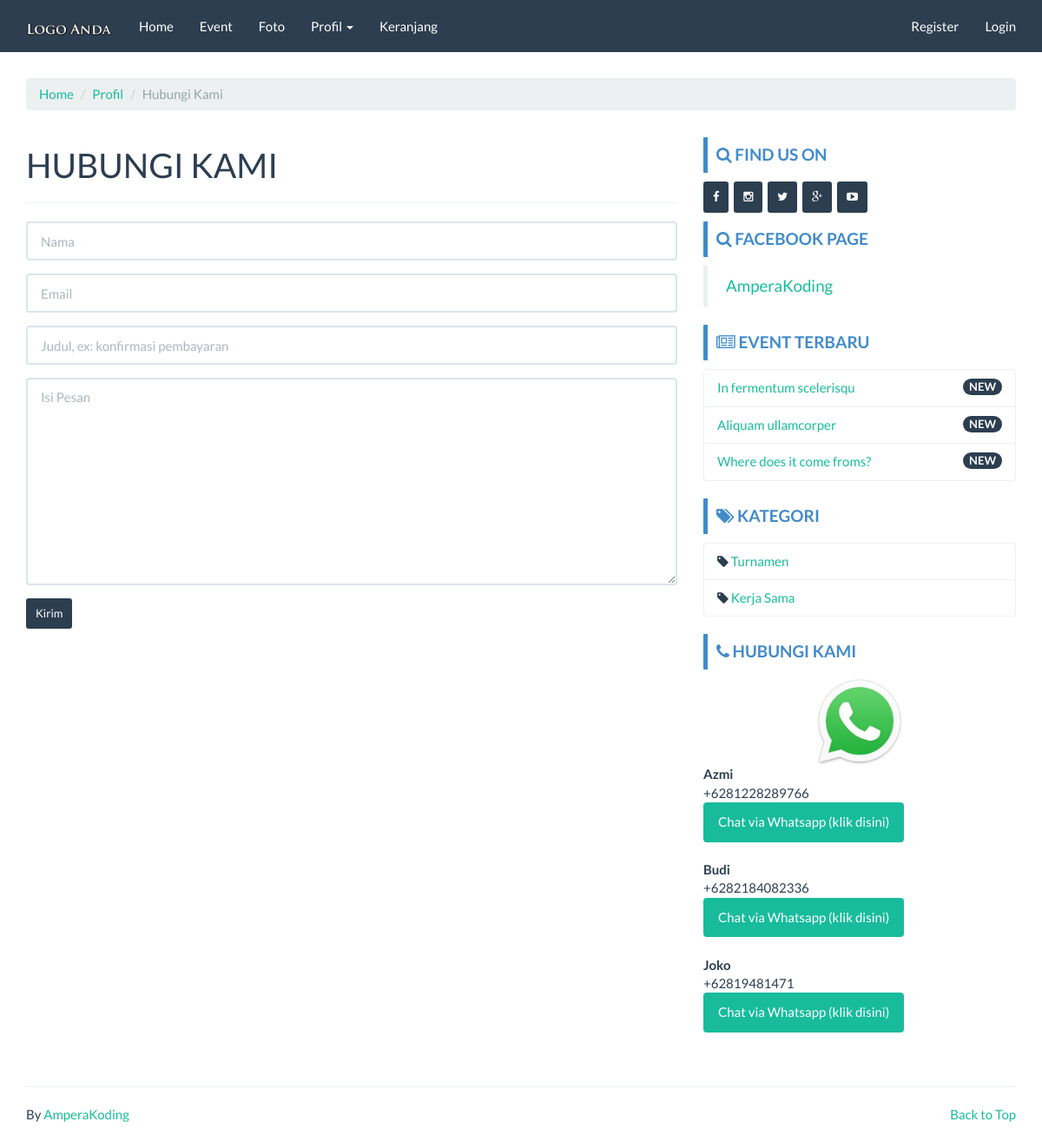
/index.php/page/contact, run on the app's committed database.
### tables this page shows
CREATE TABLE `company` (
  `id_company` int(11) NOT NULL,
  `company_name` varchar(100) NOT NULL,
  `company_desc` text NOT NULL,
  `company_address` text NOT NULL,
  `company_maps` text NOT NULL,
  `company_phone` char(30) NOT NULL,
  `company_phone2` char(30) NOT NULL,
  `company_fax` char(30) NOT NULL,
  `company_email` char(30) NOT NULL,
  `foto` text NOT NULL,
  `foto_type` char(10) NOT NULL,
  `created` datetime NOT NULL DEFAULT current_timestamp(),
  `modified` datetime DEFAULT NULL,
  `created_by` char(50) NOT NULL,
  `modified_by` char(50) NOT NULL
);

CREATE TABLE `event` (
  `id_event` int(11) NOT NULL,
  `nama_event` varchar(100) NOT NULL,
  `slug_event` varchar(100) DEFAULT NULL,
  `deskripsi` text DEFAULT NULL,
  `kategori` int(11) DEFAULT NULL,
  `foto` text DEFAULT NULL,
  `foto_type` char(10) DEFAULT NULL,
  `created_at` datetime NOT NULL DEFAULT current_timestamp(),
  `created_by` char(50) NOT NULL,
  `modified_at` datetime DEFAULT NULL ON UPDATE current_timestamp(),
  `modified_by` char(50) NOT NULL
);

CREATE TABLE `kategori` (
  `id_kategori` int(11) NOT NULL,
  `nama_kategori` varchar(20) NOT NULL,
  `slug_kat` varchar(20) NOT NULL,
  `created_by` char(50) NOT NULL,
  `created_at` datetime NOT NULL DEFAULT current_timestamp(),
  `modified_by` char(50) NOT NULL,
  `modified_at` datetime DEFAULT NULL ON UPDATE current_timestamp()
);

CREATE TABLE `kontak` (
  `id_kontak` int(11) NOT NULL,
  `nama_kontak` char(50) NOT NULL,
  `nohp` char(50) NOT NULL,
  `created_by` char(50) NOT NULL,
  `created_at` datetime NOT NULL DEFAULT current_timestamp(),
  `modified_by` char(50) NOT NULL,
  `modified_at` datetime DEFAULT NULL ON UPDATE current_timestamp()
);

### application/controllers/Page.php (called while the page is built, shortened)
<?php
class Page extends CI_Controller {
	function __construct()
  {
		$this->load->model('Company_model');
		$this->load->model('Event_model');
		$this->load->model('Foto_model');
		$this->load->model('Kategori_model');
		$this->load->model('Kontak_model');
		$this->data['company_data'] 	= $this->Company_model->get_by_company();
		$this->data['event_sidebar'] 			= $this->Event_model->get_all_sidebar();
		$this->data['kategori_sidebar'] 	= $this->Kategori_model->get_all();
		$this->data['kontak_sidebar'] 		= $this->Kontak_model->get_all();
		$this->data['kontak'] 				= $this->Kontak_model->get_all();
  }
	public function contact()
	{
		$this->data['title'] 							= 'Contact';
		$this->data['name'] = array(
      'name'  => 'name',
      'id'    => 'name',
      'class' => 'form-control',
			'placeholder'    => 'Nama',
      'value' => $this->form_validation->set_value('name'),
    );
		$this->data['email'] = array(
      'name'  => 'email',
      'id'    => 'email',
      'class' => 'form-control',
			'placeholder'    => 'Email',
      'value' => $this->form_validation->set_value('email'),
    );
		$this->data['subject'] = array(
      'name'  => 'subject',
      'id'    => 'subject',
      'class' => 'form-control',
			'placeholder'    => 'Judul, ex: konfirmasi pembayaran',
      'value' => $this->form_validation->set_value('subject'),
    );
		$this->data['message'] = array(
      'name'  => 'message',
      'id'    => 'message',
      'class' => 'form-control',
			'placeholder'    => 'Isi Pesan',
      'value' => $this->form_validation->set_value('message'),
    );
		$this->load->view('front/page/contact', $this->data);
	}
}

### index.php (called while the page is built, shortened)
<?php
require_once BASEPATH.'core/CodeIgniter.php';

### application/models/Company_model.php (called while the page is built, shortened)
<?php  if ( ! defined('BASEPATH')) exit('No direct script access allowed');
class Company_model extends CI_Model
{
  public $table = 'company';
  function get_by_company()
  {
    $this->db->where('id_company', '1');
    return $this->db->get($this->table)->row();
  }
}

### application/models/Event_model.php (called while the page is built, shortened)
<?php  if ( ! defined('BASEPATH')) exit('No direct script access allowed');
class Event_model extends CI_Model
{
  public $table = 'event';
  public $id    = 'id_event';
  public $order = 'DESC';
  function get_all_sidebar()
  {
    $this->db->limit(3);
    $this->db->order_by($this->id, $this->order);
    return $this->db->get($this->table)->result();
  }
}

### application/models/Kategori_model.php (called while the page is built, shortened)
<?php  if ( ! defined('BASEPATH')) exit('No direct script access allowed');
class Kategori_model extends CI_Model
{
  public $table = 'kategori';
  function get_all()
  {
    return $this->db->get($this->table)->result();
  }
}

### application/models/Kontak_model.php (called while the page is built, shortened)
<?php  if ( ! defined('BASEPATH')) exit('No direct script access allowed');
class Kontak_model extends CI_Model
{
  public $table = 'kontak';
  function get_all()
  {
    return $this->db->get($this->table)->result();
  }
}

### application/views/front/modul/mod_cs.php (the view)
<div class="bs-callout bs-callout-primary"><h4><i class="fa fa-phone"></i> Hubungi Kami</h4></div>
<ul class="list-group">
  <div align="center"><img src="<?php echo base_url('assets/images/wa.jpg') ?>" width="100px"></div>
  <?php foreach($kontak_sidebar as $kontak){?>
    <b><?php echo $kontak->nama_kontak ?></b><br>
    +<?php echo $kontak->nohp ?><br>
    <a href="https://api.whatsapp.com/send?phone=+<?php echo $kontak->nohp ?>&text=Hi%20Gan,%20Saya%20mau%20booking%20lapangan">
      <button class="btn btn-success" type="submit" name="button">Chat via Whatsapp (klik disini)</button>
    </a><br><br>
  <?php } ?>
</ul>

### application/views/front/navbar.php (shortened to what this page needs)
<nav class="navbar navbar-default navbar-fixed-top">
  <div class="container">
    <div class="navbar-header">
      <a class="navbar-brand" href="<?php echo base_url() ?>">
        <img src="<?php echo base_url('assets/images/company/').$company_data->foto.$company_data->foto_type ?>" alt="<?php echo $company_data->company_name ?>" width="100px">
      </a>
    </div>
    <div class="collapse navbar-collapse" id="bs-example-navbar-collapse-1">
      <ul class="nav navbar-nav">
        <li class="<?php if($this->uri->segment(1) == ""){echo "active";} ?>">
          <a href="<?php echo base_url() ?>">Home </a>
        </li>
        <li class="<?php if($this->uri->segment(1) == "event"){echo "active";} ?>">
          <a href="<?php echo base_url('event') ?>"> Event</a>
        </li>
        <li class="<?php if($this->uri->segment(1) == "gallery"){echo "active";} ?>">
          <a href="<?php echo base_url('gallery/album') ?>"> Foto</a>
        </li>
        <li class="dropdown <?php if($this->uri->segment(1) == "about" or $this->uri->segment(1) == "contact"){echo "active";} ?>">
          <a href="#" class="dropdown-toggle" data-toggle="dropdown" role="button" aria-haspopup="true" aria-expanded="false">Profil <span class="caret"></span></a>
        </li>
        <li class="<?php if($this->uri->segment(1) == "cart" && $this->uri->segment(2) == ""){echo "active";} ?>">
          <a href="<?php echo base_url('cart') ?>"> Keranjang</a>
        </li>
      </ul>
      <?php if($this->session->userdata('usertype') != NULL){ ?>
        <ul class="nav navbar-nav navbar-right">
          <li class="dropdown">
            <a href="#" class="dropdown-toggle" data-toggle="dropdown" role="button" aria-haspopup="true" aria-expanded="false">Hi, <?php echo $this->session->userdata('username') ?> <span class="caret"></span></a>
            <ul class="dropdown-menu">
              <li><a href="<?php echo base_url('cart/history') ?>">Riwayat Booking</a></li>
              <li><a href="<?php echo base_url('auth/edit_profil/').$this->session->userdata('user_id') ?>">Edit Profil</a></li>
              <li><a href="<?php echo base_url('auth/profil') ?>">Profil Saya</a></li>
              <li role="separator" class="divider"></li>
              <li><a href="<?php echo base_url('auth/logout') ?>">Logout</a></li>
            </ul>
          </li>
        </ul>
      <?php }else{ ?>
        <ul class="nav navbar-nav navbar-right">
          <li><a href="<?php echo base_url('auth/register') ?>">Register</a></li>
          <li><a href="<?php echo base_url('auth/login') ?>">Login</a></li>
        </ul>
      <?php } ?>
    </div>
  </div>
</nav>

### application/views/front/modul/mod_event.php
<div class="bs-callout bs-callout-primary mt-3">
  <h4><i class="fa fa-newspaper-o"></i> Event Terbaru</h4>
</div>
<ul class="list-group">
  <?php
  foreach ($event_sidebar as $event_sidebar) {
  ?>
    <li class="list-group-item">
      <span class="badge">NEW</span>
      <?php echo anchor('event/read/' . $event_sidebar->slug_event . '', '' . $event_sidebar->nama_event . '') ?>
    </li>
  <?php } ?>
</ul>

### application/views/front/modul/mod_kategori.php (shortened to what this page needs)
<div class="bs-callout bs-callout-primary"><h4><i class="fa fa-tags"></i> Kategori</h4></div>
<ul class="list-group">
  <?php
  foreach ($kategori_sidebar as $kategori_sidebar)
  {
  ?>
  <li class="list-group-item">
    <i class="fa fa-tag"></i> <?php echo anchor('event/kategori/'.$kategori_sidebar->slug_kat.'',''.$kategori_sidebar->nama_kategori.'') ?>
  </li>
  <?php } ?>
</ul>

### futsal/assets/template/frontend/css/custom.css (style rules this page uses)
h4 { font-weight: bold; text-transform: uppercase; }
.bs-callout { padding: 10px; margin-top: 10px; margin-bottom: 10px; border: 0px solid #eee; border-left-width: 5px; border-radius: 1px; }
.bs-callout h4 { margin-top: 0; margin-bottom: 0px; }
.bs-callout-primary { border-left-color: #428bca; }
.bs-callout-primary h4 { color: #428bca; }
a:hover, a:visited, a:link, a:active { text-decoration: none; }

### data on the page
company: foto+foto_type (picture)
event: slug_event+nama_event "In fermentum scelerisqu"
event: slug_event+nama_event "Aliquam ullamcorper"
event: slug_event+nama_event "Where does it come froms?"
kategori: slug_kat+nama_kategori "Turnamen"
kategori: slug_kat+nama_kategori "Kerja Sama"
kontak: nama_kontak "Azmi", nohp "6281228289766"
kontak: nama_kontak "Budi", nohp "6282184082336"
kontak: nama_kontak "Joko", nohp "62819481471"
